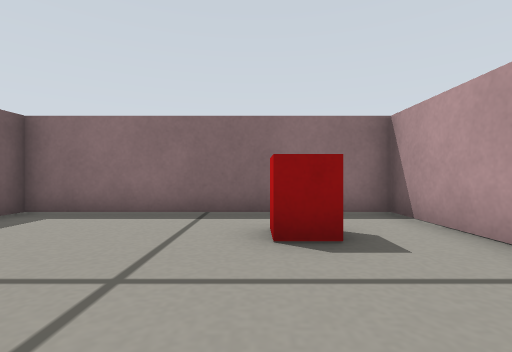
view 1 (above)

15 first-person views from a walk through a Gazebo world. The camera is 0.19 m above the floor, looks level and sees 85° across. The floor is counted in squares, 0.25 m on a side. Each view is taken from the middle of a square. On the plan, view 1 faces up. The plan holds only what a view shows up to about 10 squares ahead; the rest is blank. The place goes on beyond the plan.

view 2
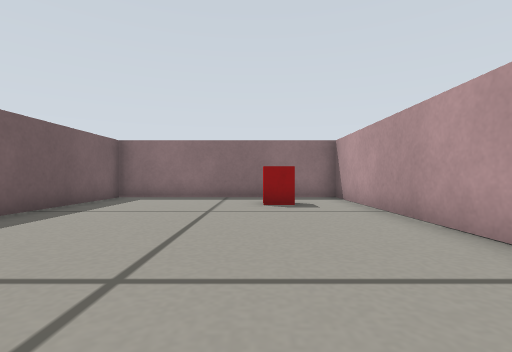

view 3
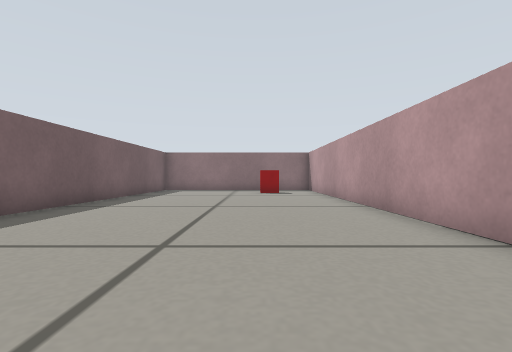

view 4
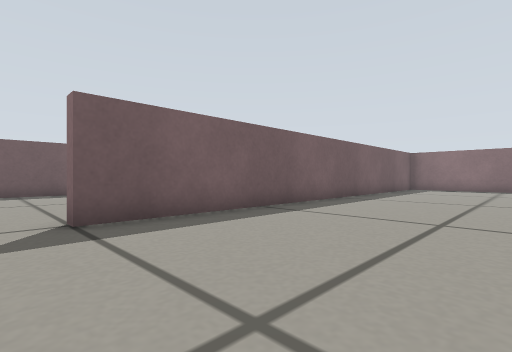

view 5
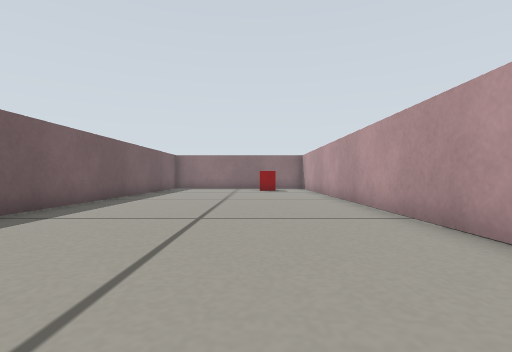

view 6
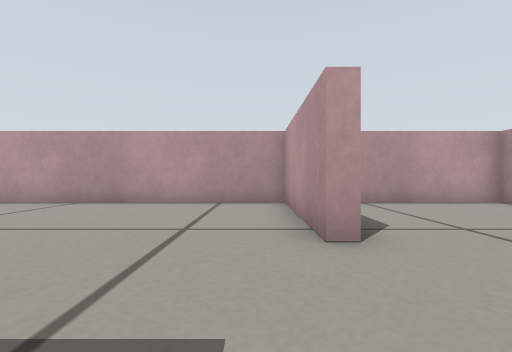

view 7
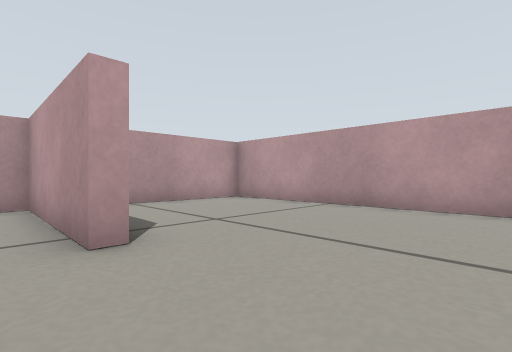

view 8
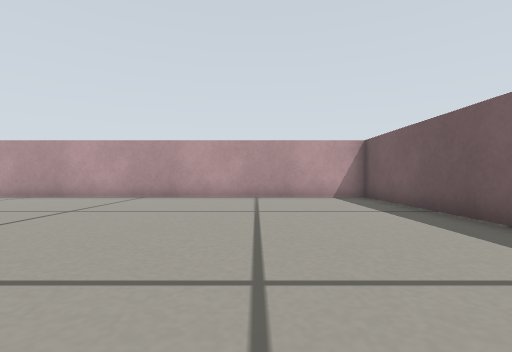

view 9
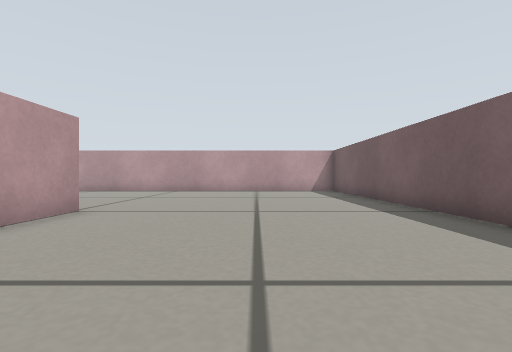

view 10
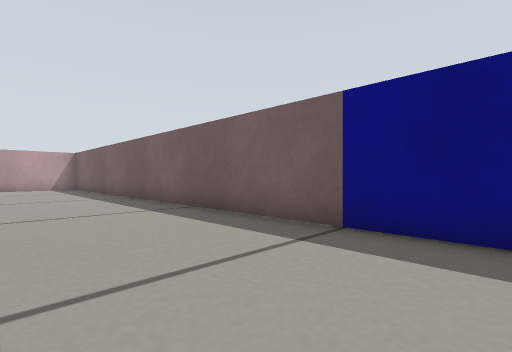

view 11
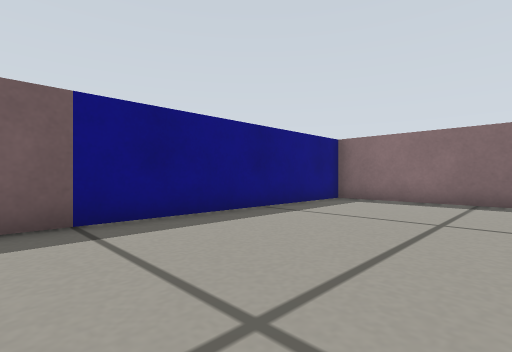

view 12
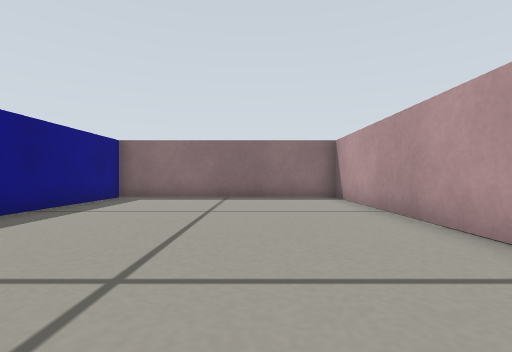

view 13
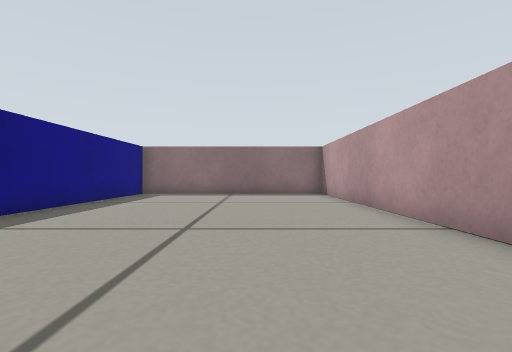

view 14
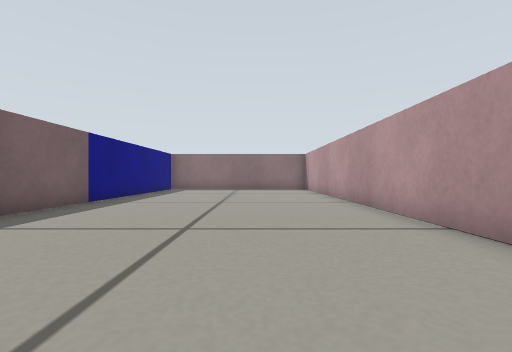

view 15
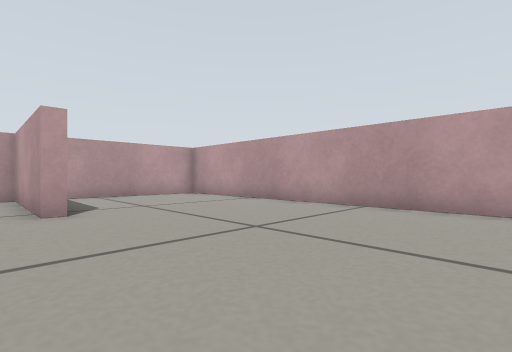

### Floor plan
Points are (right, up) in squares from view 1. A wall is a line through its corners. A room is listed if a view was taken in it or the views show most of it. See-through windows are left out.
Room 1 (views 1, 2, 3, 4, 5)
walls: (-1.8, -11.8) (2.8, -11.8) (2.8, 5.8) (-4.8, 5.8) (-4.8, -10)
ways out: opening at (-3, -11.3) to room 2
objects: red box (0, 3) to (1, 4)
Room 2 (views 6, 7, 8, 9, 10, 11, 12, 13, 14, 15)
walls: (-4.8, -10) (-5.2, -10) (-5.2, 5.8) (-12.9, 5.8); (-12.8, -2) (-12.8, -17.8) (2.8, -17.8) (2.8, -13); (-1.8, -12.2) (-1.8, -11.8)
ways out: opening at (-3, -11.3) to room 1
objects: door leaf (-13, -1) to (-13, 5)

Positions as (right, up) in squares from view 1, and headings:
1: (0, 0), facing up
2: (0, -4), facing up
3: (0, -9), facing up
4: (0, -11), facing up-left
5: (0, -11), facing up
6: (-5, -11), facing right
7: (-5, -11), facing down-right
8: (-9, -8), facing down
9: (-9, -4), facing down
10: (-9, 0), facing down-left
11: (-8, -3), facing up-left
12: (-8, -4), facing up
13: (-8, -6), facing up
14: (-8, -10), facing up
15: (-8, -11), facing down-right
